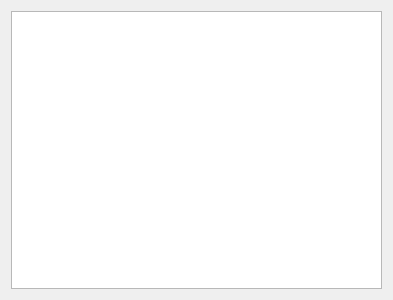
<?xml version="1.0" encoding="UTF-8"?>
<ui version="4.0">
 <class>MDialog</class>
 <widget class="QDialog" name="MDialog">
  <property name="geometry">
   <rect>
    <x>0</x>
    <y>0</y>
    <width>393</width>
    <height>300</height>
   </rect>
  </property>
  <property name="windowTitle">
   <string>Dialog</string>
  </property>
  <layout class="QGridLayout" name="gridLayout">
   <item row="0" column="0">
    <widget class="QListWidget" name="listWidget"/>
   </item>
  </layout>
 </widget>
 <resources/>
 <connections/>
</ui>
